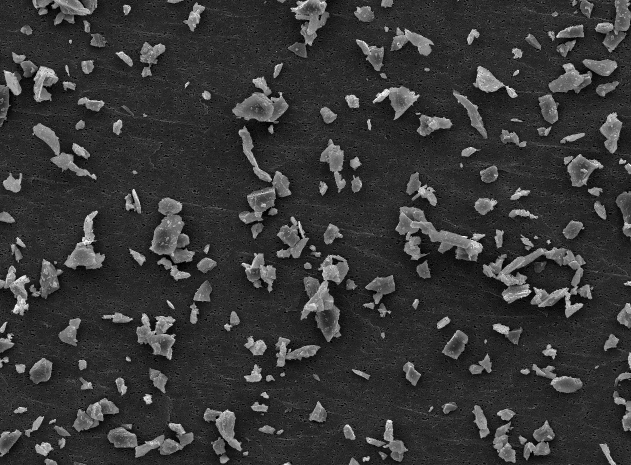
#> input picture granulometry/poudre.bmp, 631 x 465 px
$ python main.py
#> lines starting #> are read from the running program, lines starting #| are printed output that depends on the picture; after the words box and inside, x2 and y2 are one past the last pixel; in counts of white or black regions, pixels touching at a corner belong together
from scipy import ndimage
import matplotlib.pyplot as plt
import skimage
import numpy as np

image = skimage.io.imread("./poudre.bmp")
#> image is the input picture: shape (465, 631); min 0, max 255, mean 55.1
image = image > 74
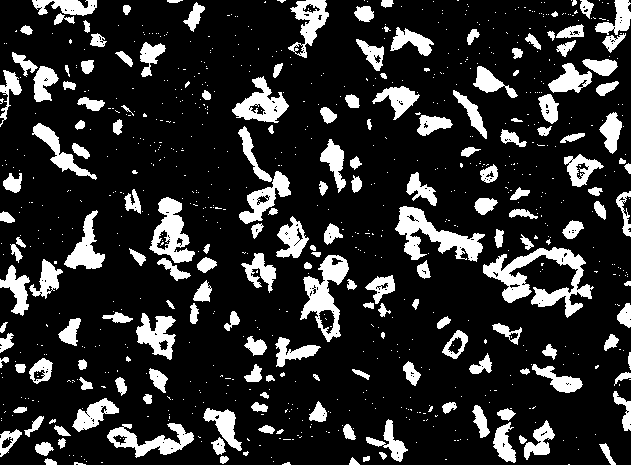
#> image: shape (465, 631) bool; 17.4% white; 832 white regions (651 under 20 px), largest, box (x1, y1, x2, y2) and area: (483, 247, 594, 318) 2743, (395, 206, 485, 262) 2009, (300, 255, 349, 342) 1740
image = ndimage.binary_fill_holes(image)
#> image: shape (465, 631) bool; 18% white; 815 white regions (634 under 20 px), largest, box (x1, y1, x2, y2) and area: (483, 247, 594, 318) 2794, (300, 255, 349, 342) 2052, (395, 206, 485, 262) 2043

se = ndimage.generate_binary_structure(2, 1)
m = ndimage.binary_opening(image)
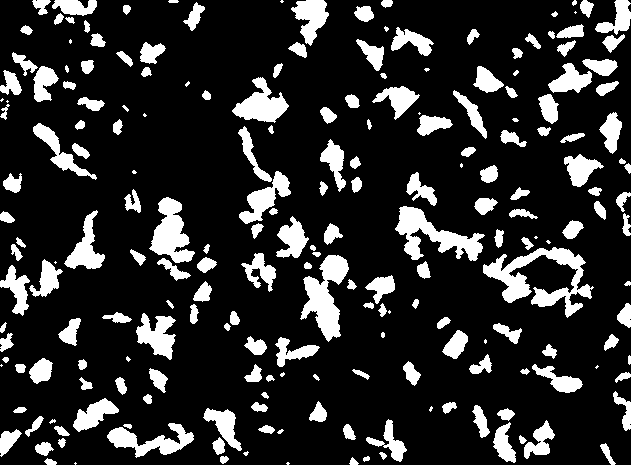
#> m: shape (465, 631) bool; 17.3% white; 213 white regions (26 under 20 px), largest, box (x1, y1, x2, y2) and area: (483, 247, 594, 318) 2767, (300, 255, 349, 342) 2034, (395, 206, 485, 261) 2009
image = ndimage.binary_propagation(m, mask=image)
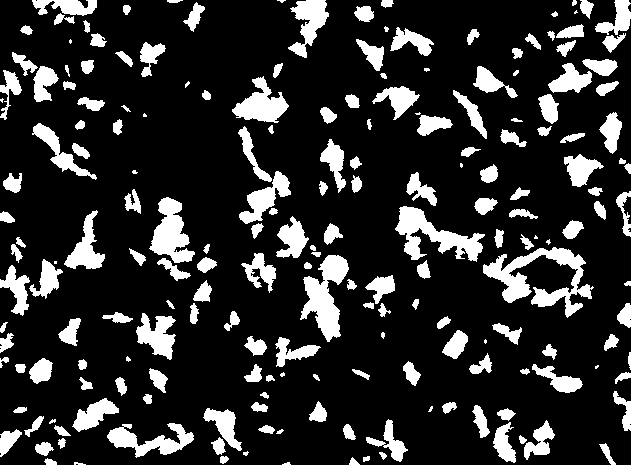
#> image: shape (465, 631) bool; 17.7% white; 201 white regions (20 under 20 px), largest, box (x1, y1, x2, y2) and area: (483, 247, 594, 318) 2794, (300, 255, 349, 342) 2052, (395, 206, 485, 262) 2040

def granulometry(X, n):
#> called with n = 35
    total_area = ndimage.sum(X)
#> total_area = 51931
    label, total_objects = ndimage.label(X)
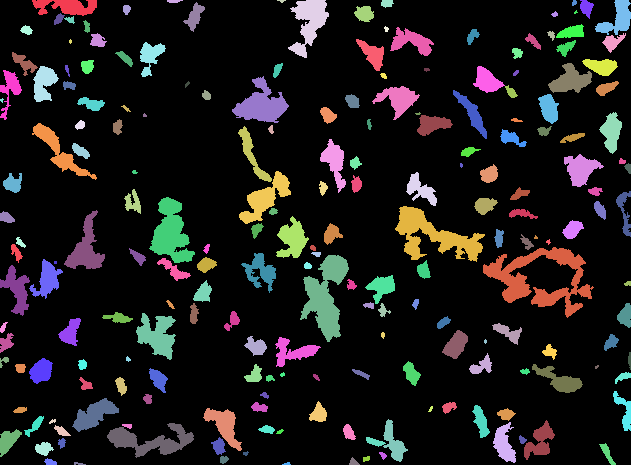
#> label: shape (465, 631) int32; 206 distinct labels, from 0 to 205; one colour per label, 0 black
#> total_objects = 205

    area = np.zeros((35,), dtype=float)
    number = np.zeros((35,), dtype=float)

    structure = ndimage.generate_binary_structure(2, 1)
    for i in np.arange(n):
        S = ndimage.iterate_structure(structure, i-1)
        E = ndimage.binary_erosion(X, S)
        P = ndimage.binary_propagation(E, mask=X)

        area[i] = (100*ndimage.sum(P))/total_area
        label, count = ndimage.label(P)
        number[i] = 100*count/total_objects
#> this loop made 35 passes
#> count on passes 1 to 12: 205, 205, 205, 175, 146, 119, 91, 65, 54, 36, 24, 17
#> pass 1, in granulometry, `E = ndimage.binary_erosion(X, S)`:
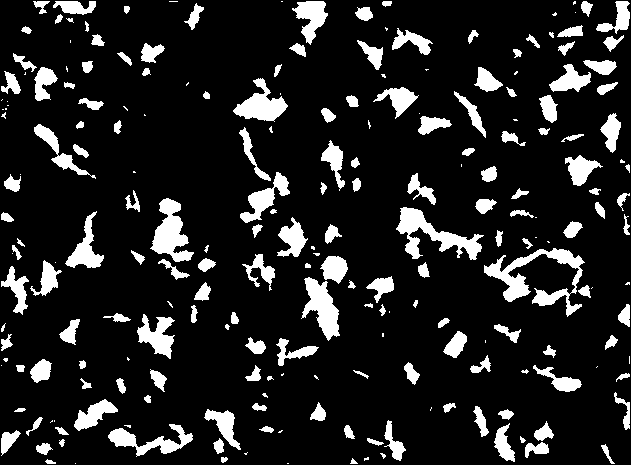
#> E: shape (465, 631) bool; 13.4% white; 227 white regions (61 under 20 px), largest, box (x1, y1, x2, y2) and area: (484, 248, 585, 317) 2097, (396, 207, 484, 260) 1667, (150, 198, 194, 262) 1397
#> after the loop: E: shape (465, 631) bool; every value is 0
#> after the loop, area = 35 values, max 100 at index 0, min 0 at index 17, mean 29.28; number = 35 values, max 100 at index 0, min 0 at index 17, mean 19.09

    plt.figure()
    plt.plot(area, label="Area")
    plt.plot(number, label="Number")
    plt.legend()
    plt.show()
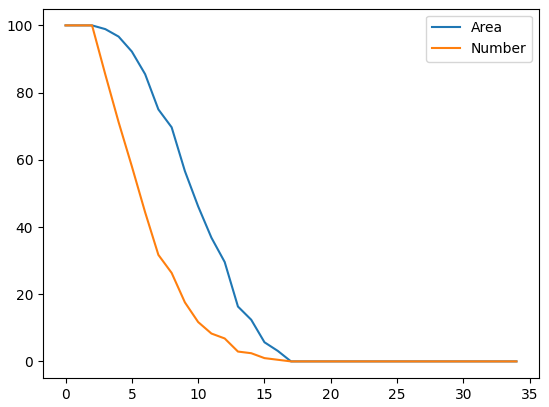
#> figure drawn by matplotlib, 1 panel; curve peaks at x = 0, y = 100; curve peaks at x = 0, y = 100

    plt.figure()
    plt.plot(-np.diff(area), label="Area derivative")
    plt.plot(-np.diff(number), label="Number derivative")
    plt.legend()
    plt.show()
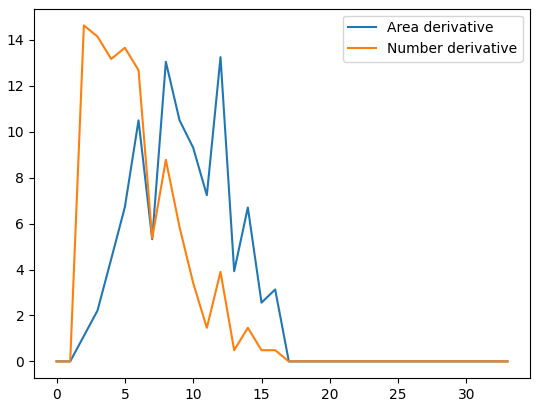
#> figure drawn by matplotlib, 1 panel; curve peaks at x = 12, y = 13.25; curve peaks at x = 2, y = 14.63

granulometry(image, 35)
